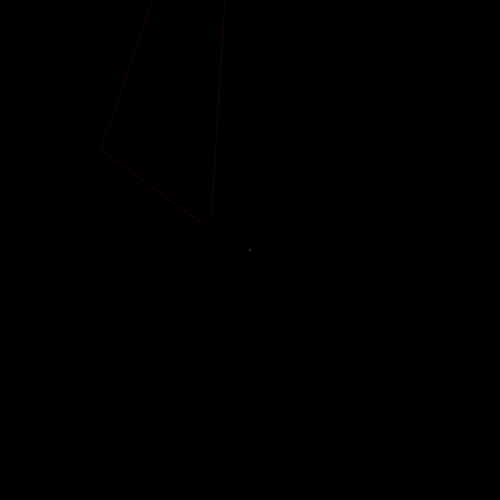
Frame 1 (no input)
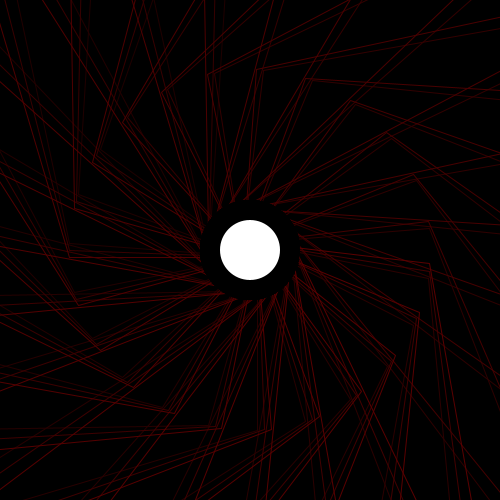
Frame 60 (the mouse pressed at the canvas centre just before this capture)
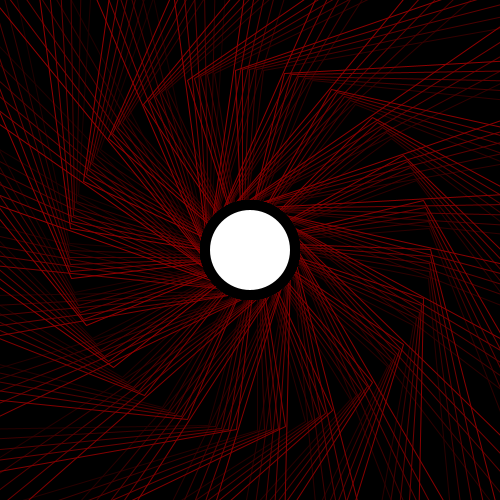
Frame 120 (the mouse held since frame 60 and released just before this capture)

The Processing sketch that drew these frames (run headless with seeded random() and noise(); from frame 60 on, the mouse is pressed at the canvas centre):

// Processing sketch: processing_169282
// ── processing_169282.pde

void setup()
{
size(500,500);
background(0);
noFill();
frameRate(15);
}

int clock = 500;
int strokeR = 30;
int strokeG = 30;
int strokeB = 30;
int strokeA = 30;
int clock2 = 0;
int clock3 = 0;
int rep = 0;

void draw()
{
  if (frameCount <= 225)
  {
   strokeR += 1; 
   stroke(strokeR,0,0);
   noFill();
  }
  if (frameCount >=225 && frameCount <=450)
  {
   strokeG += 1; 
   stroke(0,strokeG,0);
   noFill();
  }
  if (frameCount >=450 && frameCount <=675)
  {
   strokeB += 1; 
   stroke(0,0,strokeB);
   noFill();
  }
  if (frameCount >=675 && frameCount <=900)
  {
   strokeA += 1; 
   stroke(strokeA);
   noFill();
  }
  if (frameCount <= 900)
  {
  if (rep%2 == 0)
  {
   clock2 += 1;
   clock3 += 1;
  }
  else
  {
   clock2 -= 1;
   clock3 -= 1; 
  }
  if (clock2 == 100 && clock3 == 100)
  {
   rep += 1; 
  }
  if (clock2 == 0 && clock3 == 0)
  {
   rep += 1; 
  }
pushMatrix();
float my_angle = map(clock, 100, width, 0, 35*PI);
translate(width/2, height/2);
rotate(my_angle);
triangle(10,500, 150, 100,40,20);
popMatrix();
clock -= 1;
println(rep);
noStroke();
fill(0);
ellipse(width/2,height/2,100,100);
fill(255);
ellipse(width/2,height/2,clock2,clock3);
  }
}
